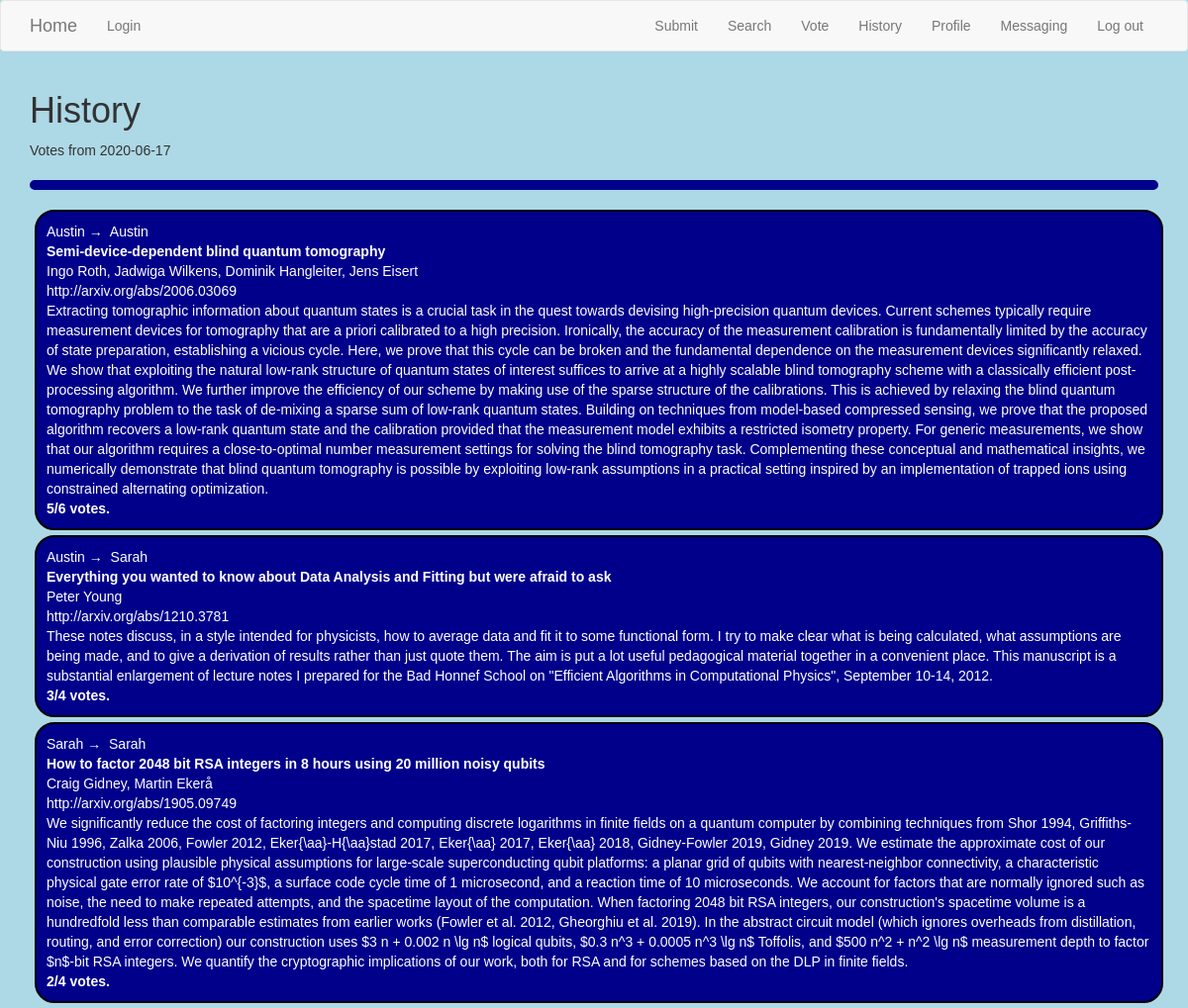
Page /history?week=2020-06-17 on the committed database.
### app/models.py (models this page shows, shortened)
class Paper(db.Model):
    id = db.Column(db.Integer, primary_key=True)
    title = db.Column(db.String(140))
    timestamp = db.Column(db.Date, index=True, default=datetime.utcnow)
    link = db.Column(db.String(140), unique=True)
    abstract = db.Column(db.String(512))
    authors = db.Column(db.String(256))
    voted = db.Column(db.Date)
    score_n = db.Column(db.Integer)
    score_d = db.Column(db.Integer)
    comment = db.Column(db.String(256))
    subber_id = db.Column(db.Integer, db.ForeignKey('user.id'))
    volunteer_id = db.Column(db.Integer, db.ForeignKey('user.id'))
    subber = db.relationship('User', backref='subs',
                             foreign_keys=[subber_id])
    volunteer = db.relationship('User', backref='vols',
                             foreign_keys=[volunteer_id])

class User(UserMixin, db.Model):
    id = db.Column(db.Integer, primary_key=True)
    username = db.Column(db.String(64), index=True, unique=True)
    firstname = db.Column(db.String(64))
    lastname = db.Column(db.String(64))
    email = db.Column(db.String(120), index=True, unique=True)
    password_hash = db.Column(db.String(128))
    admin = db.Column(db.Boolean, default=False)
    password_hold = db.Column(db.String(128))
    retired = db.Column(db.Boolean, default=False)
    hp = db.Column(db.Integer, default=0)

### app/main/routes.py (the view)
@bp.route('/history')
def history():
    week = request.args.get('week', None)
    if week:
        papers = Paper.query.filter_by(voted = week).all()
        return render_template('main/history.html', papers=papers,
                               showvote=True, showsub=True)
    weeks = [paper.voted for paper
             in Paper.query.group_by(Paper.voted).all()]
    weeks.reverse()
    weeks.pop(-1)
    return render_template('main/history.html', weeks=weeks)

### app/templates/main/history.html
{% extends 'base.html' %}
{% block app_content %}
<h1>History</h1>
{% if papers %}
Votes from {{ papers[0].voted }}<hr>
{% for paper in papers %}
{% include 'main/_paper.html' %}
{% endfor %}
{% else %}
{% for week in weeks %}
<a href='{{ url_for('main.history', week=week) }}'>{{ week }}</a><br>
{% endfor %}
{% endif %}
{% endblock %}

### app/templates/main/_paper.html (shortened to what this page needs)
<div class='table table-hover'>
  <tr>
    <td width='70px'>
      {% if showsub %}
      <a href="{{ url_for('main.user', username=paper.subber.username) }}">
	{{ paper.subber.firstname }}
      </a>
      {% if paper.volunteer.firstname is defined %}
      &#8594;&nbsp;
      <a href="{{ url_for('main.user', username=paper.volunteer.username) }}">
	{{ paper.volunteer.firstname }}
      </a>
      {% endif %}<br>
      {% endif %}
    </td>
    <td>
      <span class='title'>{{ paper.title }}</span><br>
      {{ paper.authors }}<br>
      <a href='{{ paper.link }}'>{{ paper.link }}</a><br>
      {{ paper.abstract|replace('\\\\', '\\') }}<br>
      {% if showvote %}
      <span class='votes'>{{ paper.score_n }}/{{ paper.score_d }} votes.
      </span>
      {% endif %}
    </td>
  </tr>
{% if not extras %}</div>{% endif %}

### app/static/style.css (style rules this page uses)
body { background-color: lightblue; font-family: arial; }
.title { font-weight: bold; }
hr { border: 5px solid darkblue; border-radius: 5px; }
.table-hover { border: 2px solid black; border-radius: 20px; padding: 10px; margin: 5px; background-color: darkblue; color: white; }
.table-hover a { color:white; }
.votes { font-weight: bold; }

### rows in the picture
Paper: voted "2020-06-17", subber.firstname "Austin", volunteer.firstname "Austin", title "Semi-device-dependent blind quantum tomography", authors "Ingo Roth, Jadwiga Wilkens, Dominik Hangleiter, Jens Eisert", link "http://arxiv.org/abs/2006.03069", abstract "Extracting tomographic information about quantum states is a crucial task in the quest towards devising high-precision quantum devices. Current schemes typically require measurement devices for tomography that are a priori calibrated to a high precision. Ironically, the accuracy of the measurement calibration is fundamentally limited by the accuracy of state preparation, establishing a vicious cycle. Here, we prove that this cycle can be broken and the fundamental dependence on the measurement devices significantly relaxed. We show that exploiting the natural low-rank structure of quantum states of interest suffices to arrive at a highly scalable blind tomography scheme with a classically…", score_n "5", score_d "6"
Paper: subber.firstname "Austin", volunteer.firstname "Sarah", title "Everything you wanted to know about Data Analysis and Fitting but were afraid to ask", authors "Peter Young", link "http://arxiv.org/abs/1210.3781", abstract "These notes discuss, in a style intended for physicists, how to average data and fit it to some functional form. I try to make clear what is being calculated, what assumptions are being made, and to give a derivation of results rather than just quote them. The aim is put a lot useful pedagogical material together in a convenient place. This manuscript is a substantial enlargement of lecture notes I prepared for the Bad Honnef School on \"Efficient Algorithms in Computational Physics\", September 10-14, 2012.", score_n "3", score_d "4"
Paper: subber.firstname "Sarah", volunteer.firstname "Sarah", title "How to factor 2048 bit RSA integers in 8 hours using 20 million noisy qubits", authors "Craig Gidney, Martin Ekerå", link "http://arxiv.org/abs/1905.09749", abstract "We significantly reduce the cost of factoring integers and computing discrete logarithms in finite fields on a quantum computer by combining techniques from Shor 1994, Griffiths-Niu 1996, Zalka 2006, Fowler 2012, Eker{\\aa}-H{\\aa}stad 2017, Eker{\\aa} 2017, Eker{\\aa} 2018, Gidney-Fowler 2019, Gidney 2019. We estimate the approximate cost of our construction using plausible physical assumptions for large-scale superconducting qubit platforms: a planar grid of qubits with nearest-neighbor connectivity, a characteristic physical gate error rate of $10^{-3}$, a surface code cycle time of 1 microsecond, and a reaction time of 10 microseconds. We account for factors that are normally ignored such…", score_n "2", score_d "4"
